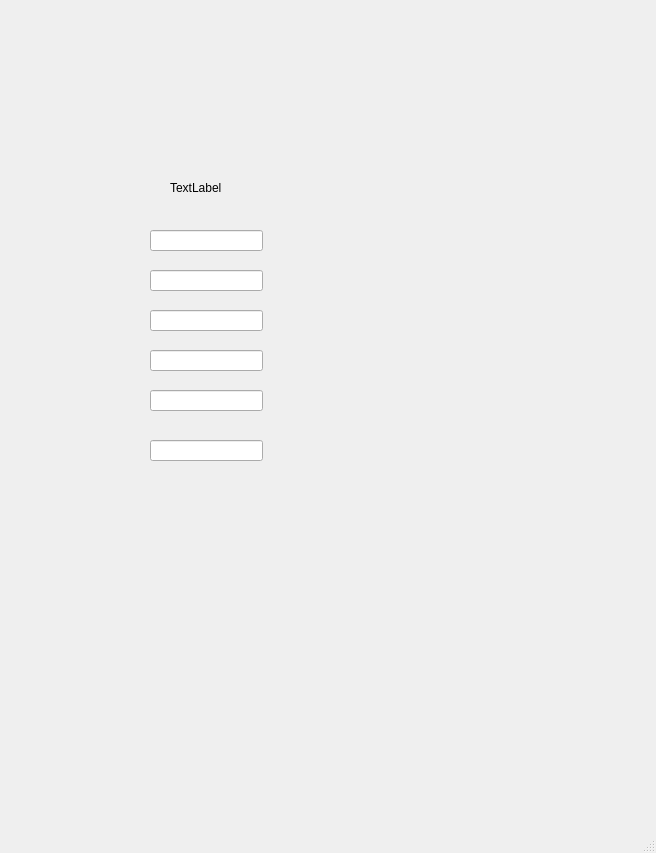
<?xml version="1.0" encoding="UTF-8"?>
<ui version="4.0">
 <class>MainWindow</class>
 <widget class="QMainWindow" name="MainWindow">
  <property name="geometry">
   <rect>
    <x>0</x>
    <y>0</y>
    <width>656</width>
    <height>853</height>
   </rect>
  </property>
  <property name="windowTitle">
   <string>MainWindow</string>
  </property>
  <widget class="QWidget" name="centralwidget">
   <widget class="QLabel" name="label">
    <property name="geometry">
     <rect>
      <x>170</x>
      <y>180</y>
      <width>72</width>
      <height>15</height>
     </rect>
    </property>
    <property name="text">
     <string>TextLabel</string>
    </property>
   </widget>
   <widget class="QLineEdit" name="lineEdit">
    <property name="geometry">
     <rect>
      <x>150</x>
      <y>230</y>
      <width>113</width>
      <height>21</height>
     </rect>
    </property>
   </widget>
   <widget class="QLineEdit" name="lineEdit_2">
    <property name="geometry">
     <rect>
      <x>150</x>
      <y>270</y>
      <width>113</width>
      <height>21</height>
     </rect>
    </property>
   </widget>
   <widget class="QLineEdit" name="lineEdit_3">
    <property name="geometry">
     <rect>
      <x>150</x>
      <y>310</y>
      <width>113</width>
      <height>21</height>
     </rect>
    </property>
   </widget>
   <widget class="QLineEdit" name="lineEdit_4">
    <property name="geometry">
     <rect>
      <x>150</x>
      <y>350</y>
      <width>113</width>
      <height>21</height>
     </rect>
    </property>
   </widget>
   <widget class="QLineEdit" name="lineEdit_5">
    <property name="geometry">
     <rect>
      <x>150</x>
      <y>390</y>
      <width>113</width>
      <height>21</height>
     </rect>
    </property>
   </widget>
   <widget class="QLineEdit" name="lineEdit_6">
    <property name="geometry">
     <rect>
      <x>150</x>
      <y>440</y>
      <width>113</width>
      <height>21</height>
     </rect>
    </property>
   </widget>
  </widget>
  <widget class="QMenuBar" name="menubar">
   <property name="geometry">
    <rect>
     <x>0</x>
     <y>0</y>
     <width>656</width>
     <height>26</height>
    </rect>
   </property>
  </widget>
  <widget class="QStatusBar" name="statusbar"/>
 </widget>
 <resources/>
 <connections/>
</ui>
